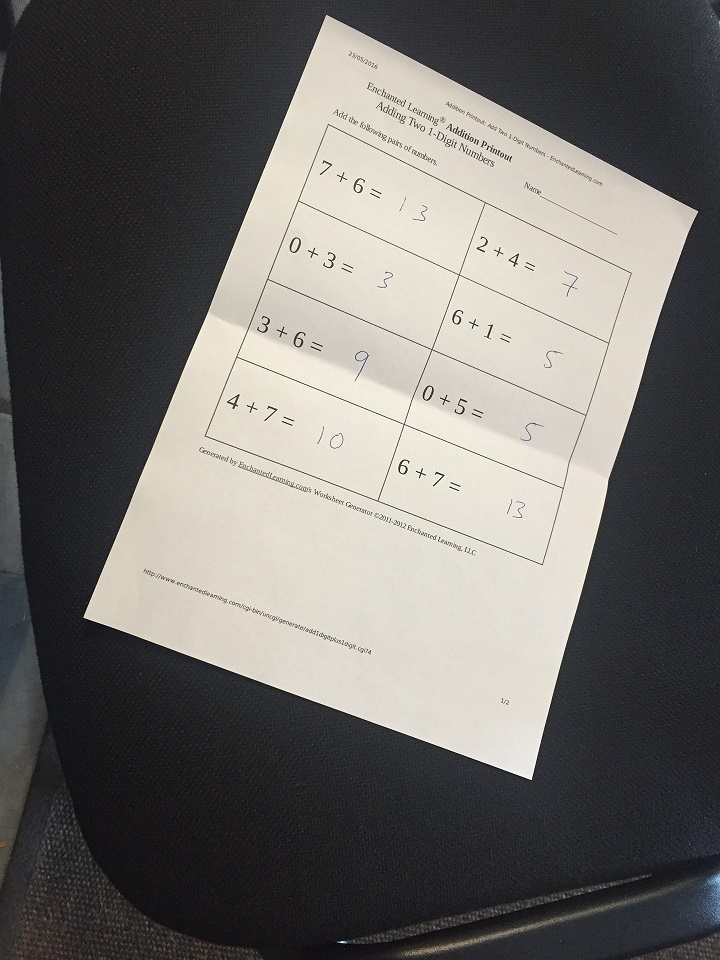
#> input picture 03. Histograms, transformations and Bitwise ops/img/scan.jpg, 720 x 960 px, found by its file name
$ jupyter execute --allow-errors Morphological_Transformations.ipynb   (shell and % lines are left out)
#> lines starting #> are read from the running program, lines starting #| are printed output that depends on the picture; after the words box and inside, x2 and y2 are one past the last pixel; in counts of white or black regions, pixels touching at a corner belong together
# Computer Vision Morphological Transformations

[cell 1]
import cv2
import numpy as np
import matplotlib.pyplot as plt

## Dilation

[cell 2]
# Create a simple 3 by 3 kernel of ones with numpy
kernel = np.ones([3,3], np.uint8)
kernel

[cell 3]
# Load an image, threshold it (binary_inverse) and apply dilation with openCV, try different number of iterations
img = cv2.imread('img/scan.jpg',0)
#> img: shape (960, 720); min 0, max 255, mean 109.7

ret, otsu = cv2.threshold(img,0, 255,cv2.THRESH_BINARY_INV + cv2.THRESH_OTSU)
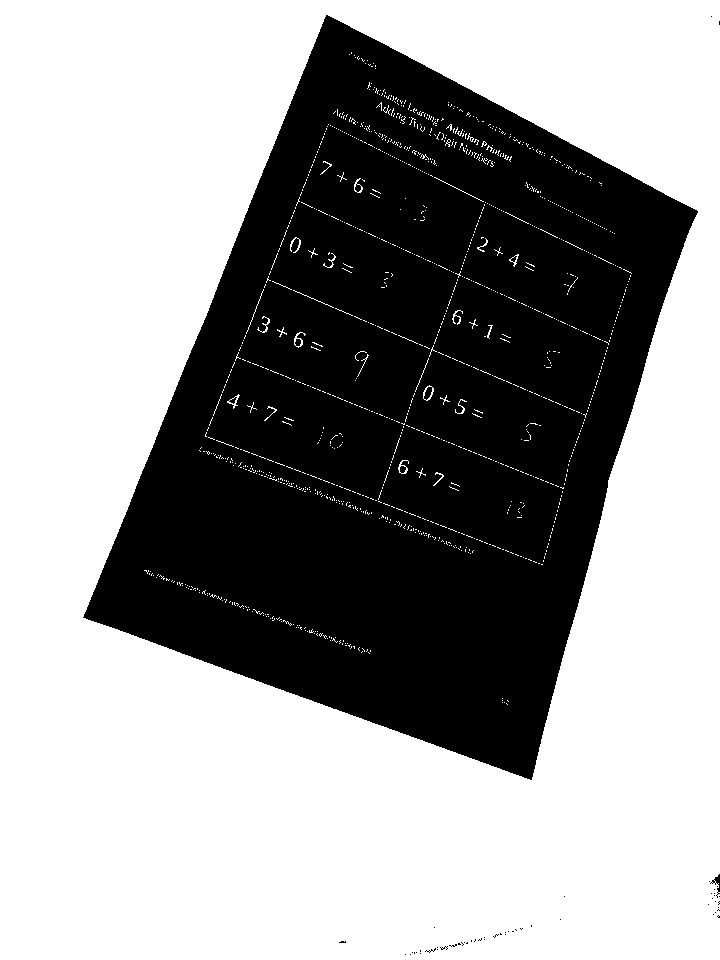
#> otsu: shape (960, 720); 61.1% white; 54 black regions (52 under 20 px), largest, box (x1, y1, x2, y2) and area: (83, 15, 698, 780) 268820, (710, 874, 720, 898) 70
#> ret = 129

dilated_text = cv2.dilate(otsu,kernel, iterations= 1)
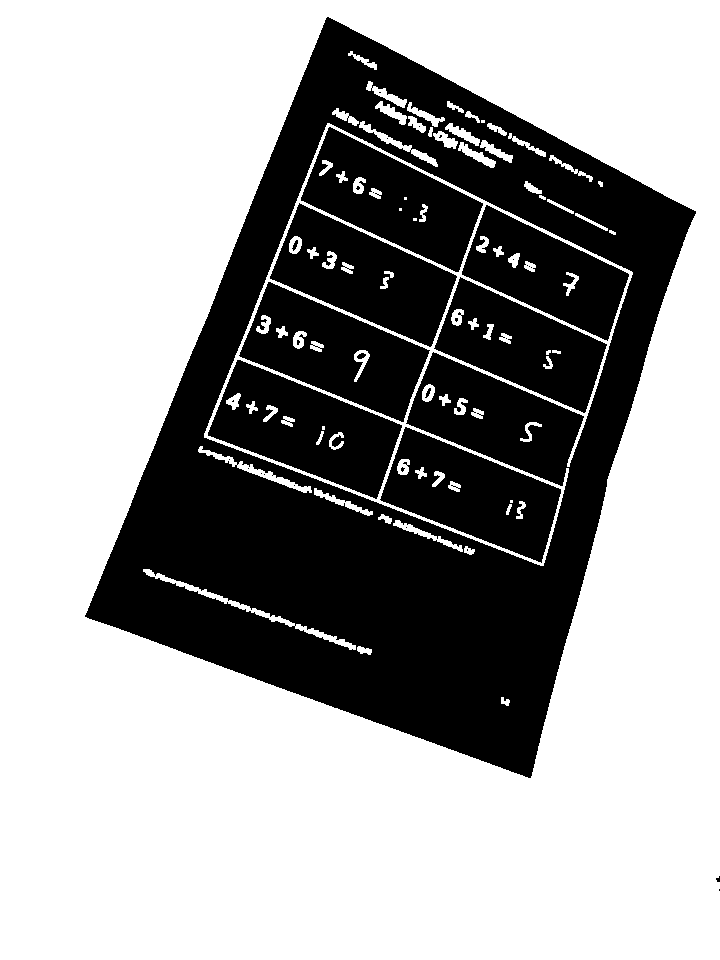
#> dilated_text: shape (960, 720); 63.7% white; 35 black regions (24 under 20 px), largest, box (x1, y1, x2, y2) and area: (85, 17, 696, 778) 163100, (208, 360, 402, 499) 13689, (270, 203, 457, 347) 13087


plt.imshow(img, cmap='gray')

#> (the rest of this cell did not finish here and is left out)

[cell 4]

ret, th = cv2.threshold(img,127,255,cv2.THRESH_BINARY_INV)
#> th: shape (960, 720); 61.1% white; 48 black regions (45 under 20 px), largest, box (x1, y1, x2, y2) and area: (83, 15, 698, 780) 268961, (710, 874, 720, 898) 77, (449, 942, 464, 947) 22
th = cv2.adaptiveThreshold(th, 255, cv2.ADAPTIVE_THRESH_MEAN_C,cv2.THRESH_BINARY,3,2)
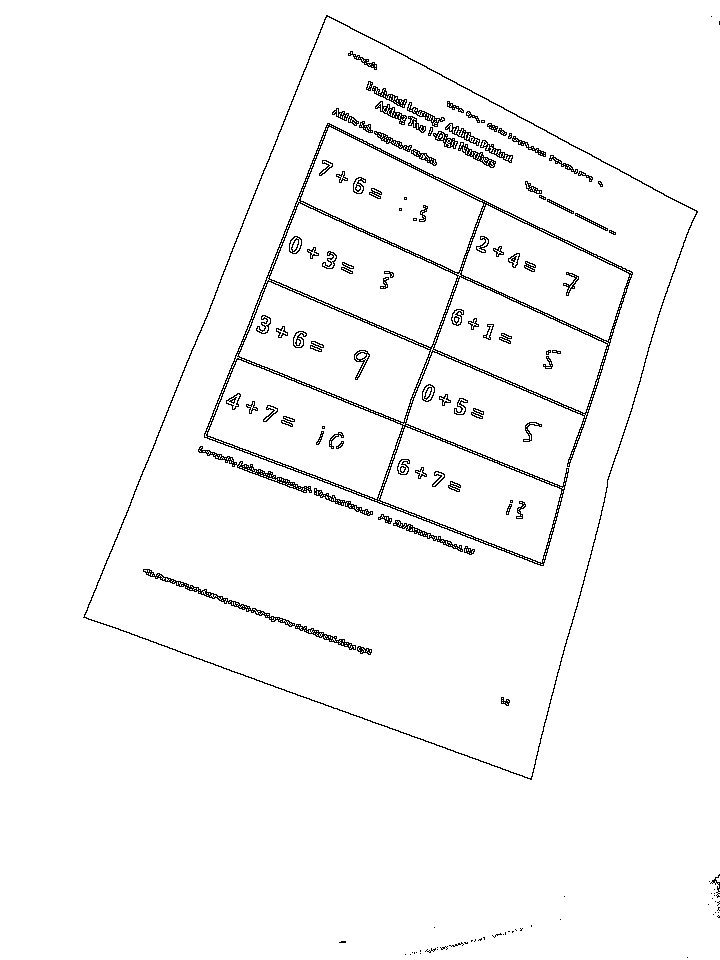
#> th: shape (960, 720); 97.3% white; black in thin lines or dots, all inside (x1, y1, x2, y2) = (83, 15, 720, 958)
plt.imshow(img)

[cell 5]
# Try with bigger kernels (5,5) and (7,7) or bigger and check what is the difference

[Hint](# "cv2.dilate")

[cell 6]
# Repeat the operation but this time create a special kernel with cv2.getStructuringElement, try different elements
# For example cv2.MORPH_RECT, cv2.MORPH_ELLIPSE and cv2.MORPH_CROSS, etc.
# Compare how the different kernels will affect the image

kernel= cv2.getStructuringElement(cv2.MORPH_ELLIPSE,(3,3))
erosion = cv2.erode(img,kernel)
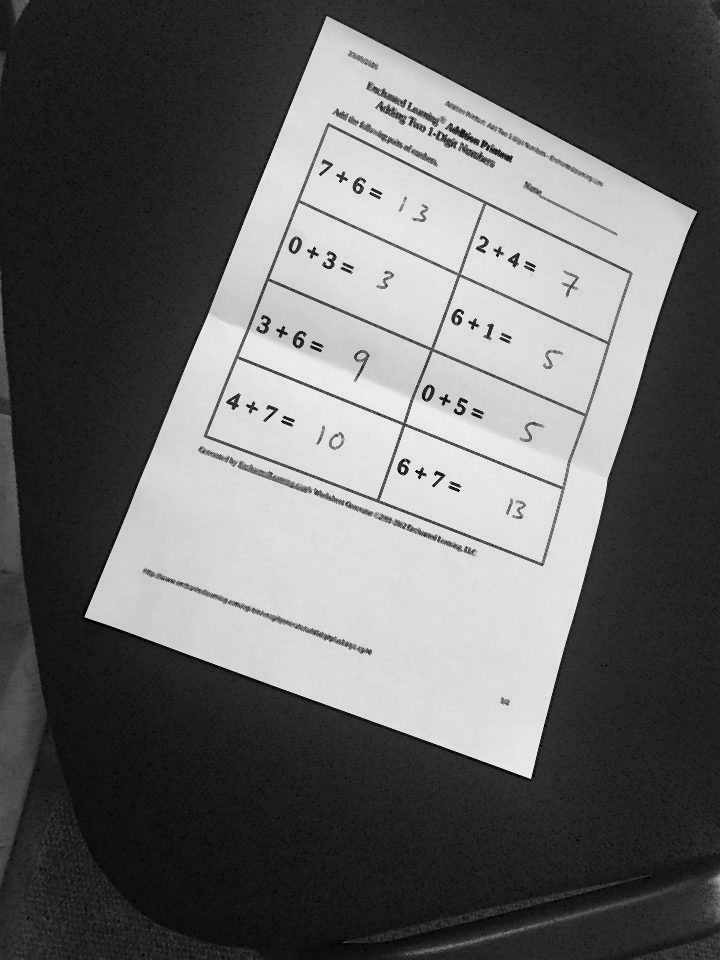
#> erosion: shape (960, 720); min 0, max 239, mean 102.7
dilate = cv2.dilate(erosion, kernel, iterations = 0)

cv2.imshow('img',dilate)
cv2.waitKey(0)
cv2.destroyAllWindows()

## Erosion

[cell 7]
# Using the same kernels, apply Erosion to the thresholded image, make sure to start with a clean image
img = cv2.imread('img/scan.jpg',0)

ret, th = cv2.threshold(img,127,255,cv2.THRESH_BINARY)
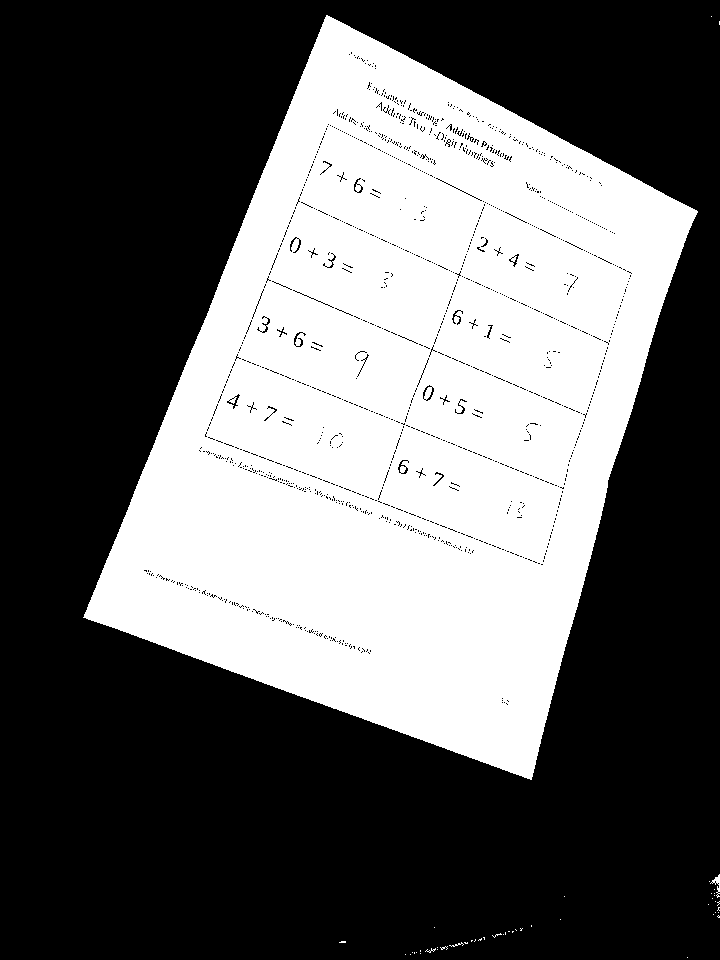
#> th: shape (960, 720); 38.9% white; 48 white regions (45 under 20 px), largest, box (x1, y1, x2, y2) and area: (83, 15, 698, 780) 268961, (710, 874, 720, 898) 77, (449, 942, 464, 947) 22
kernel= cv2.getStructuringElement(cv2.MORPH_ELLIPSE,(3,3))
erosion = cv2.erode(th,kernel)
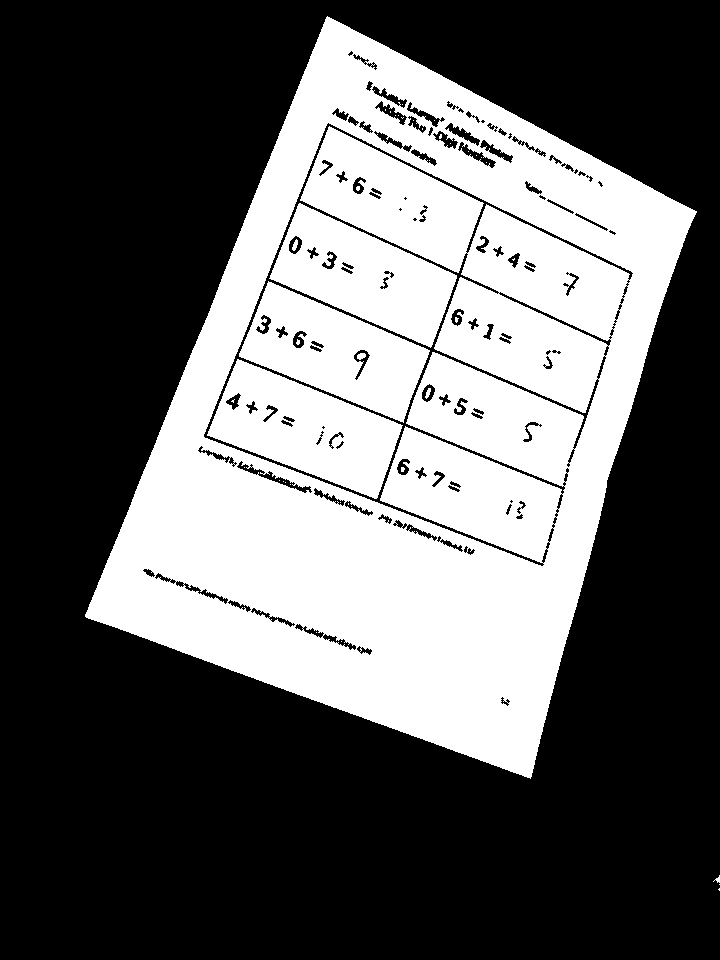
#> erosion: shape (960, 720); 37.1% white; 42 white regions (34 under 20 px), largest, box (x1, y1, x2, y2) and area: (85, 16, 697, 779) 215342, (207, 359, 403, 499) 14043, (269, 203, 457, 348) 13412


cv2.imshow('img',erosion)
cv2.waitKey(0)
cv2.destroyAllWindows()

$ run again, with 03. Histograms, transformations and Bitwise ops/img/blue-flowers.jpg copied over 03. Histograms, transformations and Bitwise ops/img/scan.jpg
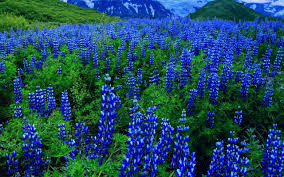
#> input picture 03. Histograms, transformations and Bitwise ops/img/blue-flowers.jpg, 284 x 177 px, found by its file name
#> `ret, otsu = cv2.threshold(img,0, 255,cv2.THRESH_BINARY_INV + cv2.THRES..`:
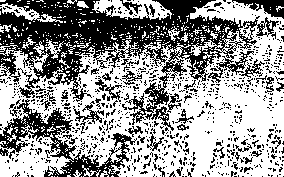
#> otsu: shape (177, 284); 58.7% white; 828 black regions (782 under 20 px), largest, box (x1, y1, x2, y2) and area: (0, 0, 279, 131) 12355, (0, 99, 137, 177) 2767, (232, 0, 284, 19) 461
#> ret = 68
#> dilated_text: shape (177, 284); 90.2% white; 226 black regions (205 under 20 px), largest, box (x1, y1, x2, y2) and area: (0, 0, 210, 50) 2990, (237, 0, 284, 17) 280, (68, 160, 88, 173) 93
#> `erosion = cv2.erode(th,kernel)`:
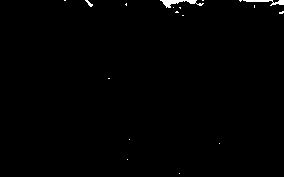
#> erosion: shape (177, 284); 0.62% white; 18 white regions (15 under 20 px), largest, box (x1, y1, x2, y2) and area: (160, 0, 204, 8) 145, (243, 0, 284, 6) 99, (85, 0, 93, 7) 23
